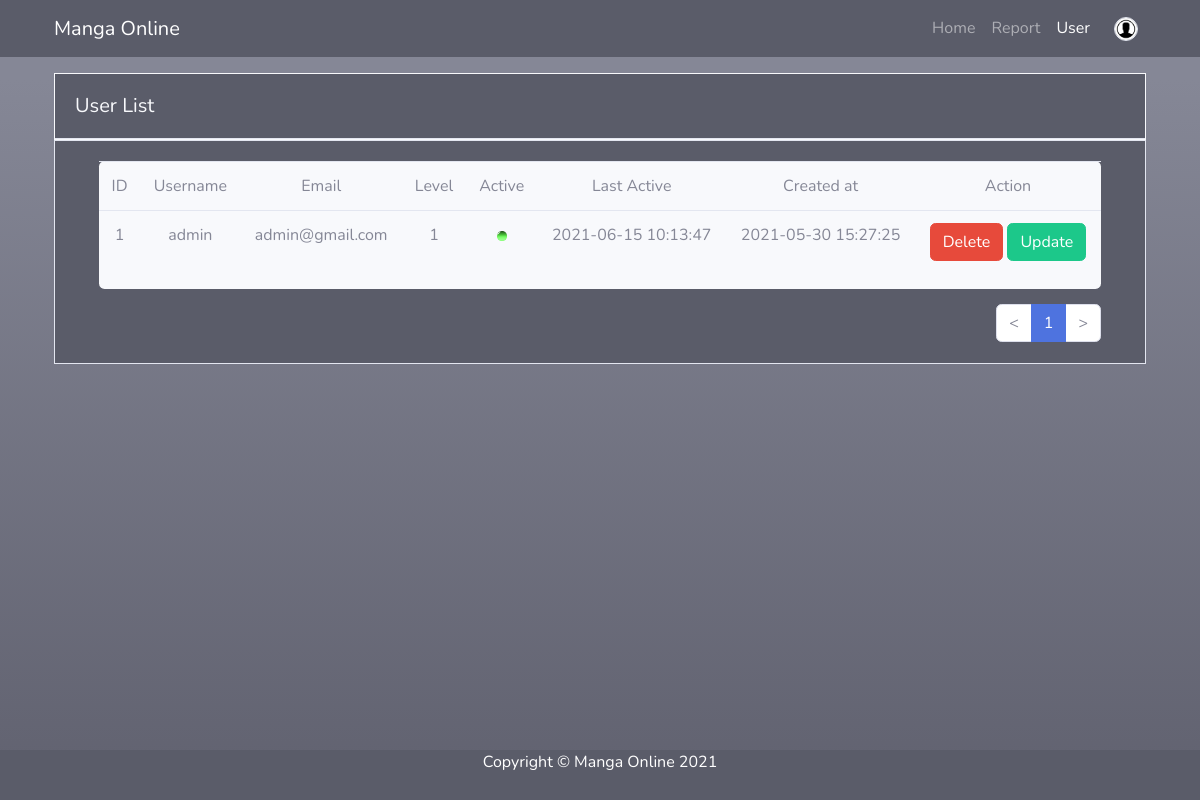
Page /ManageUser (signed in) on the committed database.
### App/model.py (models this page shows, shortened)
class Profiles(db.Model):
	id = db.Column(db.Integer, db.ForeignKey('users.id', ondelete='CASCADE'), primary_key=True)
	name = db.Column(db.String(150), nullable=True)
	picture = db.Column(db.String(150), nullable=True)

class Users(db.Model, UserMixin):
	id = db.Column(db.Integer, primary_key=True)
	username = db.Column(db.String(150), unique=True)
	email = db.Column(db.String(150), unique=True)
	password = db.Column(db.String(150), nullable=False)
	level = db.Column(db.Integer, nullable=False)
	created_at = db.Column(db.DateTime(timezone=True), default=func.now(), nullable=False)
	active = db.Column(db.Integer, default=0, nullable=False)
	last_active = db.Column(db.DateTime(timezone=True), default=func.now(), nullable=False)
	profile = db.relationship("Profiles", cascade="all,delete", backref="user", lazy='dynamic')
	report = db.relationship('Report', cascade="all,delete", backref="user", lazy='dynamic')

### App/view.py (the view)
@views.route('/ManageUser', methods=['POST', 'GET'], defaults={'user_page' : 1})
@views.route('/ManageUser/<int:user_page>', methods=['POST', 'GET'])
@login_required
def ManageUser(user_page):
    users = Users.query.order_by(Users.last_active.desc()).paginate(page=user_page, per_page=10, error_out=False)
    user = Users.query.filter_by(id=current_user.id).first()
    if user.level == 1:
        profile = user.profile.first()
        return render_template(
            'admin/manageusers.html',
            title="Manga Online - Admin",
            active='Admin',
            user=user,
            profile=profile,
            users=users
            )
    else:
        return redirect('views.home')

### App/__init__.py (called while the page is built)
def create_app():
    app = Flask(__name__)
    app.config['SECRET_KEY'] = 'hjshjhdjah kjshkjdhjs'
    app.config['SQLALCHEMY_DATABASE_URI'] = f'sqlite:///{DB_Name}'
    db.init_app(app)
    from .view import views
    app.register_blueprint(views, url_prefix="/")
    from .model import Users, Manga, Profiles, Chapter, ImageSet, Report
    create_database(app)
    app.jinja_env.filters['zip'] = zip
    login_manager = LoginManager()
    login_manager.login_view = 'views.auth'
    login_manager.init_app(app)
    @login_manager.user_loader
    def load_user(id):
        return Users.query.get(int(id))
    return app

### App/templates/admin/manageusers.html (shortened to what this page needs)
{% include './_include/base.html' %}
{% block content %}
<div class="container mt-3">
    <div class="card bg-dark border-light rounded-0">
      <div class="card-header bg-dark text-light">
        <div class="row">
          <div class="col" style="text-align: left; margin-top: 0.5rem;">
            <h5>User List</h5>
          </div>
          <div class="col">
            </div>
          </div>
        </div>
      </div>
    <div class="card bg-dark mb-3 rounded-0">
<div class="card-body text-center">
  <div class="container">
      <div class="row">
          <div class="col">
              <div class="card bg-light border-0">
                  <table class="table">
                      <thead>
                        <tr>
                          <td>ID</td>
                          <td>Username</td>
                          <td>Email</td>
                          <td>Level</td>
                          <td>Active</td>
                          <td>Last Active</td>
                          <td>Created at</td>
                          <td>Action</td>
                        </tr>
                      </thead>
                      <tbody>
                        {% for rows in users.items %}
                        <tr>
                          <td>{{rows.id}}</td>
                          <td>{{rows.username}}</td>
                          <td>{{rows.email}}</td>
                          <td>{{rows.level}}</td>
                          <td>
                              <img
                              {% if rows.active == 1 %}
                              src="{{ url_for('static', filename='assets/img/UserActive/active.png')}}" alt="active.png"
                              {% else %}
                              src="{{ url_for('static', filename='assets/img/UserActive/inactive.png')}}" alt="inactive.png"
                              {% endif %}
                              class="user-active"
                              >
                          </td>
                          <td>{{rows.last_active}}</td>
                          <td>{{rows.created_at}}</td>
                          <td>
                              <button class="btn btn-danger" data-bs-toggle="modal" data-bs-target="#modalHapus{{ rows.id }}">Delete</button>
                              <button class="btn btn-success" data-bs-toggle="modal" data-bs-target="#modalEdit{{ rows.id }}">Update</button>
                          </td>
                        </tr>
                        {% endfor %}
                      </tbody>
                    </table>
              </div>
          </div>
      </div>
  </div>
  <div class="container">
      <nav aria-label="Page Navigation" class="mangalist-nav">
          <ul class="pagination" style="float: right;">
              {% if users.has_prev %}
              <li class="page-item"><a class="page-link" href="{{ url_for('views.ManageUser', user_page=users.prev_num) }}"> &lt </a></li>
              {% else %}
                  <li class="page-item disabled"><a class="page-link" href="#">&lt</a></li>
              {% endif %}
              {% for page in users.iter_pages(left_edge=3, right_edge=3) %}
                  {% if page %}
                      {% if page==users.page %}
                      <li class="page-item active"><a class="page-link" href="{{ url_for('views.ManageUser', user_page=page)}}">{{ page }}</a></li>
                      {% else %}
                      <li class="page-item"><a class="page-link" href="{{ url_for('views.ManageUser', user_page=page)}}">{{ page }}</a></li>
                      {% endif %}
                  {% else %}
                  <li class="page-item active"><a class="page-link" href="{{ url_for('views.ManageUser', user_page=page)}}">...</a></li>
                  {% endif %}
              {% endfor %}
              {% if users.has_next %}
                  <li class="page-item"><a class="page-link" href="{{ url_for('views.ManageUser', user_page=users.next_num) }}">&gt</a></li>
              {% else %}
                  <li class="page-item disabled"><a class="page-link" href="#">&gt</a></li>
              {% endif %}
          </ul>
        </nav>
  </div>
</div>
    </div>
  </div>
{% endblock %}

### App/templates/_include/navbar.html (shortened to what this page needs)
<nav class="navbar navbar-expand-lg navbar-dark bg-dark">
    <div class="container">
    <a class="navbar-brand" href="{{ '/' }}">Manga Online</a>
    <div class="collapse navbar-collapse" id="navbarNav">
        <ul class="navbar-nav ml-auto">
        <li class="nav-item">
            <a {% if active == 'Home' %}class="nav-link active"{% else %} class="nav-link" {%endif%} aria-current="page" href="{{ '/' }}">Home</a>
        </li>
        {% if not user.is_authenticated %}
        <li class="nav-item">
            <a {% if active == 'Auth' %}class="nav-link active"{% else %} class="nav-link" {%endif%} class="nav-link" href="{{ url_for('views.auth') }}">Sign in</a>
        </li>
        {% else %}
        {% if user.level == 1 %}
        <li class="nav-item">
            <a {% if active == 'User' %}class="nav-link active"{% else %} class="nav-link" {%endif%} aria-current="page" href="{{ url_for('views.AdminReport') }}">Report</a>
        </li>
        <li class="nav-item">
            <a {% if active == 'Admin' %}class="nav-link active"{% else %} class="nav-link" {%endif%} aria-current="page" href="{{ url_for('views.ManageUser') }}">User</a>
        </li>
        {% else %}
        <li class="nav-item">
            <a {% if active == 'User' %}class="nav-link active"{% else %} class="nav-link" {%endif%} aria-current="page" href="{{ url_for('views.UserReport') }}">Report</a>
        </li>
        {%endif%}
        <li class="nav-item dropdown no-arrow">
            <div class="nav-item dropdown no-arrow">
                <a class="dropdown-toggle nav-link" aria-expanded="false" data-bs-toggle="dropdown" href="#">
                    <img class="border rounded-circle img-profile" src="{{url_for('static', filename='assets/img/avatars/' + profile.picture )}}" style="width: 1.5rem; height: 1.5rem;">
                </a>
            </div>
        </li>
        {% endif %}
        </ul>
    </div>
    </div>
</nav>

### App/static/style.css (style rules this page uses)
.mangalist-nav { position: relative; top: 15px; }
html { position: relative; min-height: 100%; }
body { margin-bottom: 100px; }
.user-active { max-width: 10px; max-height: 10px; }

### rows in the picture
Profiles: picture (placeholder picture)
Users: id "1", username "admin", email "admin@gmail.com", level "1", last_active "2021-06-15 10:13:47", created_at "2021-05-30 15:27:25"

### other values in the picture
{{ page }} "1"
